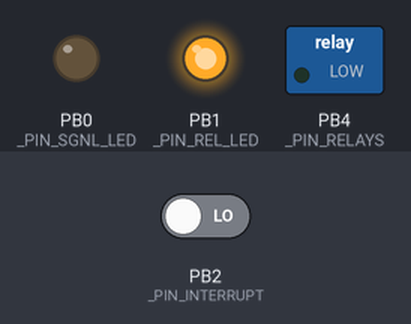
A sketch run on a simulated ATtiny85, built with avr-gcc and run on an emulated ATtiny85. Shown: switched loads named in the sketch (green lamp = pin HIGH), output pins drawn as LEDs (lit = HIGH). Dashed ring = blinking. The test bench sets the inputs (shaded band); at power-on: PB2 (_PIN_INTERRUPT) LOW. Pins used as bus, display or sensor lines are not drawn.

Above: at 0.1 s.
At 1.9 s:
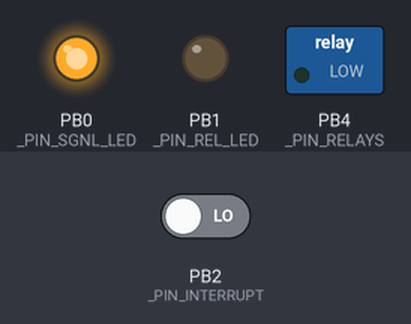
At 47.9 s:
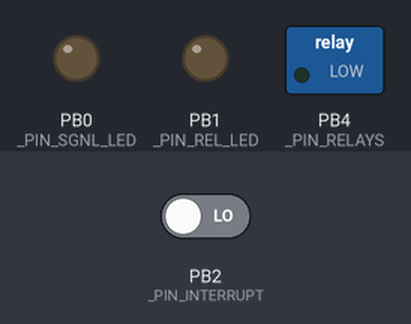
At 50.11 s:
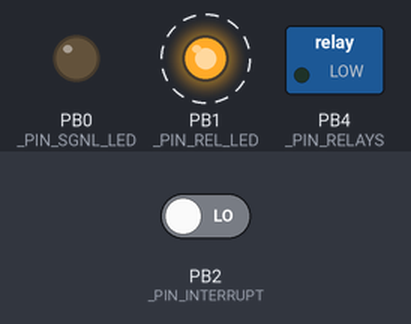
Timing chart, 0 to 67.0 s (numbered marks = the images above):
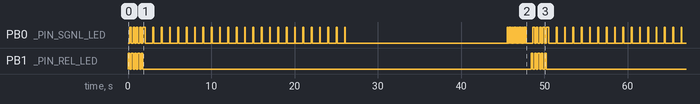

The sketch:

ATtiny85WatchDog.ino
```cpp
/*
 * ATtiny85 Watch Dog for an ESP8266/ESP32
 *
 * Board            : "ATtiny25/45/85"
 * Chip             : "ATtiny85"
 * Clock            : "8MHz (internal)"
 * B.O.D.           : "Disabled"
 * Timer 1 Clock    : "CPU"
 * millis()/micros(): "Enabled"
 *
 * Arduino IDE version 1.8.12
 *
 * ATMEL ATTINY85
 *                        +--\/--+
 *             RESET PB5 1|      |8 VCC
 * <--[RST_ESP] (D3) PB3 2|      |7 PB2 (D2) (INT0) <-----
 * <---[RELAYS] (D4) PB4 3|      |6 PB1 (D1) [REL_LED] -->
 *                   GND 4|      |5 PB0 (D0) [SGNL_LED] ->
 *                        +------+
 *
 *  Boot sequence:
 *  ==============
 *  State       | REL_LED | SGNL_LED      | Remark
 *  ------------+---------+---------------+------------------------------------
 *  Power On    | Blink   | Blink         | inversed from each other
 *              |         |               | Relays "Off"
 *              |         |               | Next: "Fase 1"
 *  ------------+---------+---------------+------------------------------------
 *  Fase 1      | Off     | 900 MS On     | repeat for 25 seconds
 *              |         | 100 MS Off    | Relays "Off"
 *              |         |               | Next: "Fase 2"
 *  ------------+---------+---------------+------------------------------------
 *  Fase 2      | Off     | 500 MS On     | wait for 3 Feeds to pass
 *              |         | for every     | Relays "Off"
 *              |         | Feed received | Next: "Fase 3"
 *  ------------+---------+---------------+------------------------------------
 *  Fase 3      | Off     | Blink Fast!   | wait for 3 Feeds to pass
 *              |         | for 2 seconds | Relays "Off"
 *              |         |               | Next: "Normal Operation"
 *  ------------+---------+---------------+------------------------------------
 *  Normal      | On      | 500 MS On     | Relays "On"
 *  Operation   |         | for every     |
 *              |         | feed received |
 *              |         +---------------+------------------------------------
 *              |         | Blink fast    | If no feed within 2 seconds:
 *              |         |               | Next: "Alarm State"
 *              |         |               | else: "Normal Operation"
 *              |         |               | Relays "On"
 *  ------------+---------+---------------+------------------------------------
 *  Alarm State | Off     | Off           | Relays "Off"
 *              |         |               | Reset ESP8266
 *              |         |               | Restart ATtinyWatchDog to
 *              |         |               | Next: "Power On" state
 *  ------------+---------+---------------+------------------------------------
 *
*/

// https://github.com/GreyGnome/EnableInterrupt
#include <EnableInterrupt.h>

#define _PIN_SGNL_LED         0       // GPIO-00 ==> DIL-5 ==> PB0
#define _PIN_INTERRUPT        2       // GPIO-02 ==> DIL-7 ==> PB2  / INT0
#define _PIN_RST_ESP          3       // GPIO-03 ==> DIL-2 ==> PB3
#define _PIN_RELAYS           4       // GPIO-04 ==> DIL-3 ==> PB4
#define _PIN_REL_LED          1       // GPIO-01 ==> DIL-6 ==> PB1

#define _HALF_A_SECOND      500       // half a second
#define _MAX_HALF_SECONDS    40       // Max 20 seconds elapse befoure WDT kicks in!
#define _STARTUP_TIME     25000       // 25 seconden
#define _GLOW_TIME          500       // MilliSeconds

volatile bool receivedInterrupt = false;
uint8_t  WDcounter;
uint8_t  feedsReceived = 0;
uint32_t blinkTimer;

//----------------------------------------------------------------
void interruptSR(void)
{
  receivedInterrupt = true;

}   // interruptSR()


//----------------------------------------------------------------
void blinkSgnlLed(uint16_t onMS, uint16_t offMS, uint32_t durationMS)
{
  uint32_t  timeToGo = millis() + durationMS;

  while (timeToGo > millis())
  {
    digitalWrite(_PIN_SGNL_LED, HIGH);
    delay(onMS);
    digitalWrite(_PIN_SGNL_LED, LOW);
    delay(offMS);
  }
  digitalWrite(_PIN_SGNL_LED, LOW);

} // blinkSgnlLed()


//----------------------------------------------------------------
void delayMS(uint32_t durationMS)
{
  uint32_t  timeToGo = millis() + durationMS;

  while (timeToGo > millis())
  {
    if (millis() > blinkTimer)
    {
      digitalWrite(_PIN_SGNL_LED, LOW);
    }
  }

} // delayMS()


//----------------------------------------------------------------
void setup()
{
    pinMode(_PIN_SGNL_LED,    OUTPUT);
    digitalWrite(_PIN_SGNL_LED, LOW);
    pinMode(_PIN_RST_ESP,    OUTPUT);
    digitalWrite(_PIN_RST_ESP,  LOW);
    pinMode(_PIN_RELAYS,     OUTPUT);
    digitalWrite(_PIN_RELAYS,   LOW); // begin met relays "off"
    pinMode(_PIN_REL_LED,    OUTPUT);

    for(int r=0; r<10; r++)
    {
      digitalWrite(_PIN_REL_LED,  !digitalRead(_PIN_REL_LED));
      digitalWrite(_PIN_SGNL_LED, !digitalRead(_PIN_REL_LED));
      delay(200);
    }
    digitalWrite(_PIN_REL_LED, LOW); // begin met relays-led "off"

    blinkSgnlLed(100, 900, _STARTUP_TIME);  // 25 seconds?
    digitalWrite(_PIN_SGNL_LED, LOW);

  //enableInterrupt(_PIN_INTERRUPT, interruptSR, RISING);
    enableInterrupt(_PIN_INTERRUPT, interruptSR, CHANGE);

    receivedInterrupt = false;
    WDcounter         = 0;
    feedsReceived     = 0;

} // setup()


//----------------------------------------------------------------
void loop()
{
  if (receivedInterrupt)
  {
    receivedInterrupt = false;
    WDcounter         = 0;
    feedsReceived++;
    if (feedsReceived >= 3)
    {
      //--- WDT is armed from now on
      if (feedsReceived == 3)
      {
        blinkSgnlLed(50, 200, 2000);
      }
      feedsReceived = 4;
      digitalWrite(_PIN_RELAYS,   HIGH);
      digitalWrite(_PIN_REL_LED,  HIGH);
    }
    digitalWrite(_PIN_SGNL_LED, HIGH);
    blinkTimer = millis() + _GLOW_TIME;
  }

  if (WDcounter <= _MAX_HALF_SECONDS)
  {
    if (millis() > blinkTimer)
    {
      digitalWrite(_PIN_SGNL_LED, LOW);
    }
  }
  else  // WDcounter > _MAX_HALF_SECONDS
  {
    WDcounter = _MAX_HALF_SECONDS;
    //--- this should never happen, but if it does ..
    //--- disable relays ("off")
    digitalWrite(_PIN_RELAYS,   LOW);
    digitalWrite(_PIN_REL_LED,  LOW);
    digitalWrite(_PIN_SGNL_LED, LOW);
    disableInterrupt(_PIN_INTERRUPT);
    //--- now reset main processor
    digitalWrite(_PIN_RST_ESP, HIGH);
    delay(500);
    digitalWrite(_PIN_RST_ESP,  LOW);
    setup();
  }

  //--- almost at the max time without a feed ..
  if (WDcounter > (_MAX_HALF_SECONDS - 4))
  {
    blinkSgnlLed(100, 100, _HALF_A_SECOND);
  }
  else
  {
    delayMS(_HALF_A_SECOND);
  }

  WDcounter++;

} // loop()

/* eof */
```

Measured:
- by itself, PB0 (_PIN_SGNL_LED): HIGH → LOW at 0.40 s, → HIGH 0.20 s later, → LOW 0.20 s later, → HIGH 0.20 s later, … (123 changes in this stretch)
- by itself, PB1 (_PIN_REL_LED): goes 4 × (LOW 0.20 s, HIGH 0.20 s), LOW 46.6 s, 4 × (HIGH 0.20 s, LOW 0.20 s), HIGH 0.20 s, then LOW
